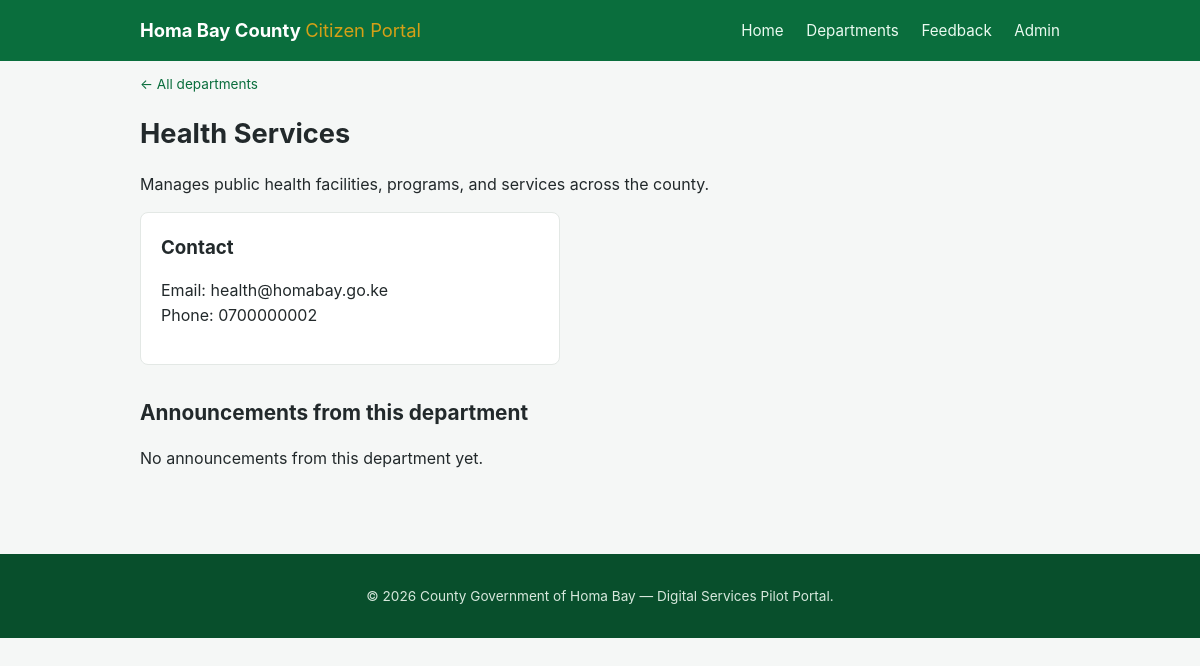
The page /department.php?id=2 on the database its author committed.
### tables this page shows
CREATE TABLE IF NOT EXISTS departments (
    id INT AUTO_INCREMENT PRIMARY KEY,
    name VARCHAR(150) NOT NULL,
    description TEXT,
    contact_email VARCHAR(150),
    contact_phone VARCHAR(20)
);

### department.php (the view, shortened to what this page needs)
<?php
require_once __DIR__ . '/config/db.php';
$id = filter_input(INPUT_GET, 'id', FILTER_VALIDATE_INT);
$stmt = $pdo->prepare("SELECT * FROM departments WHERE id = ?");
$stmt->execute([$id]);
$department = $stmt->fetch();
$stmt = $pdo->prepare(
    "SELECT id, title, body, created_at FROM announcements
     WHERE department_id = ? ORDER BY created_at DESC"
);
$stmt->execute([$id]);
$announcements = $stmt->fetchAll();
include __DIR__ . '/includes/header.php';
?>
<p class="breadcrumb"><a href="/departments.php">&larr; All departments</a></p>
<h1><?php echo htmlspecialchars($department['name']); ?></h1>
<p><?php echo nl2br(htmlspecialchars($department['description'] ?? 'No description available.')); ?></p>
<div class="card" style="max-width:420px;">
    <h3>Contact</h3>
    <p>
        Email: <?php echo htmlspecialchars($department['contact_email'] ?? 'N/A'); ?><br>
        Phone: <?php echo htmlspecialchars($department['contact_phone'] ?? 'N/A'); ?>
    </p>
</div>
<h2 style="margin-top:32px;">Announcements from this department</h2>
<?php if (empty($announcements)): ?>
    <p>No announcements from this department yet.</p>
<?php endif; ?>
<?php include __DIR__ . '/includes/footer.php'; ?>

### style.css (style rules this page uses)
:root { --green: #0a6e3d; --green-dark: #084f2c; --gold: #d4a017; --gray-bg: #f5f7f6; --text: #22292b; --muted: #5a6a63; }
* { box-sizing: border-box; }
body { margin: 0; font-family: -apple-system, "Segoe UI", Roboto, Arial, sans-serif; background: var(--gray-bg); color: var(--text); line-height: 1.55; }
h1 { font-size: 1.7rem; margin-bottom: 4px; }
h2 { font-size: 1.3rem; margin-top: 0; }
.card { background: #fff; border: 1px solid #e3e8e5; border-radius: 8px; padding: 20px; margin-bottom: 16px; }
.card h3 { margin-top: 0; margin-bottom: 6px; }
.breadcrumb { font-size: 0.85rem; margin-bottom: 14px; }
.breadcrumb a { color: var(--green); text-decoration: none; }

### rows shown on the page
departments: name "Health Services", description "Manages public health facilities, programs, and services across the county.", contact_email "health@homabay.go.ke", contact_phone "0700000002"
